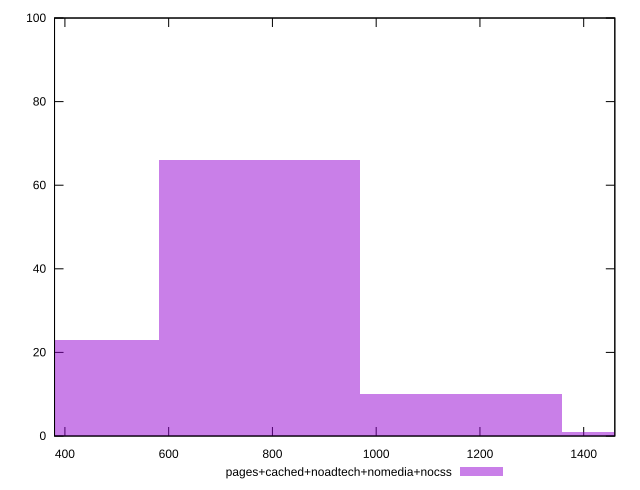

Write gnuplot code to recreate this figure.
reset

$pagesCachedNoadtechNomediaNocss <<EOF
1163.522620621418 10
775.6817470809452 66
387.8408735404726 23
1551.3634941618905 1
EOF

set key outside below
set boxwidth 387.8408735404726
set xrange [380:1460]
set yrange [0:100]
set trange [0:100]
set style fill transparent solid 0.5 noborder
set terminal svg size 640, 490 enhanced background rgb 'white'
set output "report_00013_2021-02-09T12-04-24.940Z/uses-http2/comparison/histogram/4_vs_5.svg"

plot $pagesCachedNoadtechNomediaNocss title "pages+cached+noadtech+nomedia+nocss" with boxes

reset
